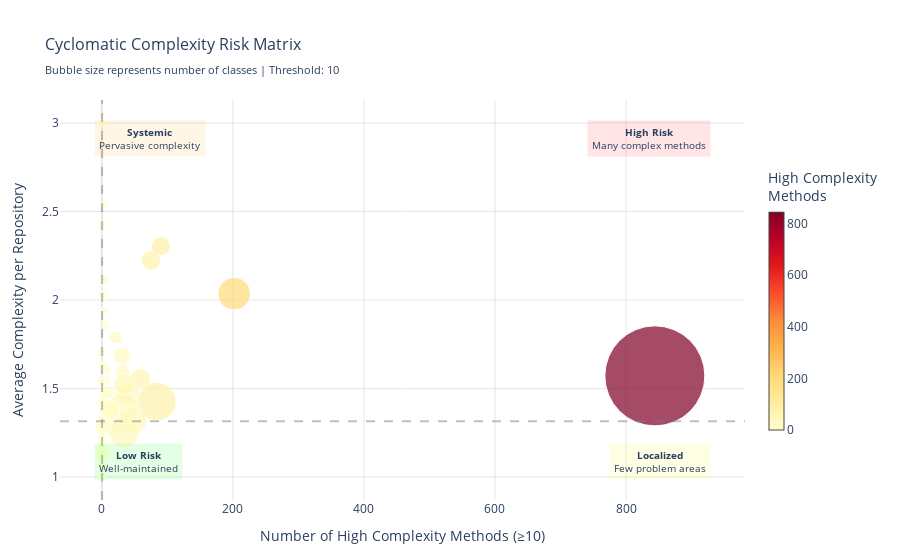

Notebook code for this chart:
### Code cell
import pandas as pd
import warnings
import plotly.graph_objects as go
import code_data_science.data_table as dt

warnings.simplefilter("ignore")

df = dt.read_csv("../samples/cyclomatic_complexity.csv")

# Filter the data frame to only include rows where repositoryPath contains
# a term in the repository_filter (case insensitive)
if len(repository_filter) > 0:
    df = df[
        df["repositoryPath"].str.contains("|".join(repository_filter), case=False)
    ]

# Exit early if there are no records and render a plot with a message
if len(df) == 0:
    fig = go.Figure()
    fig.add_annotation(
        text="No data available for the selected repositories",
        xref="paper",
        yref="paper",
        x=0.5,
        y=0.5,
        showarrow=False,
        font=dict(size=14)
    )
    fig.update_layout(
        xaxis=dict(visible=False),
        yaxis=dict(visible=False),
        margin=dict(l=0, r=0, t=60, b=60),
        title="Cyclomatic Complexity Risk Matrix"
    )
    fig.show(render="plotly_mimetype")
else:
    # Calculate metrics for each repository
    repo_metrics = df.groupby('repositoryPath').agg({
        'complexity': ['mean', 'count', lambda x: (x >= complexity_threshold).sum()]
    }).reset_index()
    
    # Flatten column names
    repo_metrics.columns = ['repository', 'avg_complexity', 'total_methods', 'high_complexity_methods']
    
    # Count unique classes per repository for bubble size
    classes_per_repo = df.groupby('repositoryPath')['className'].nunique().reset_index()
    classes_per_repo.columns = ['repository', 'num_classes']
    
    # Merge the metrics
    repo_metrics = repo_metrics.merge(classes_per_repo, on='repository')
    
    # Create the scatter plot
    fig = go.Figure()
    
    # Add scatter trace
    fig.add_trace(go.Scatter(
        x=repo_metrics['high_complexity_methods'],
        y=repo_metrics['avg_complexity'],
        mode='markers',
        marker=dict(
            size=repo_metrics['num_classes'],
            sizemode='area',
            sizeref=2.*max(repo_metrics['num_classes'])/(100.**2),
            sizemin=4,
            color=repo_metrics['high_complexity_methods'],
            colorscale='YlOrRd',
            showscale=True,
            colorbar=dict(
                title="High Complexity<br>Methods",
                thickness=15,
                len=0.7
            )
        ),
        text=repo_metrics['repository'],
        customdata=repo_metrics[['total_methods', 'num_classes']],
        hovertemplate=(
            '<b>%{text}</b><br>' +
            'Average Complexity: %{y:.2f}<br>' +
            'High Complexity Methods: %{x}<br>' +
            'Total Methods: %{customdata[0]}<br>' +
            'Number of Classes: %{customdata[1]}' +
            '<extra></extra>'
        )
    ))
    
    # Add quadrant lines
    # Calculate median values for quadrant boundaries
    median_high_complexity = repo_metrics['high_complexity_methods'].median()
    median_avg_complexity = repo_metrics['avg_complexity'].median()
    
    # Add vertical line at median high complexity methods
    fig.add_vline(
        x=median_high_complexity,
        line_dash="dash",
        line_color="gray",
        opacity=0.5
    )
    
    # Add horizontal line at median average complexity
    fig.add_hline(
        y=median_avg_complexity,
        line_dash="dash",
        line_color="gray",
        opacity=0.5
    )
    
    # Add quadrant labels
    annotations = [
        # High Risk (top right)
        dict(
            x=0.95,
            y=0.95,
            xref="paper",
            yref="paper",
            text="<b>High Risk</b><br>Many complex methods",
            showarrow=False,
            bgcolor="rgba(255,0,0,0.1)",
            borderpad=4,
            font=dict(size=10)
        ),
        # Systemic Complexity (top left)
        dict(
            x=0.05,
            y=0.95,
            xref="paper",
            yref="paper",
            text="<b>Systemic</b><br>Pervasive complexity",
            showarrow=False,
            bgcolor="rgba(255,165,0,0.1)",
            borderpad=4,
            font=dict(size=10)
        ),
        # Localized Issues (bottom right)
        dict(
            x=0.95,
            y=0.05,
            xref="paper",
            yref="paper",
            text="<b>Localized</b><br>Few problem areas",
            showarrow=False,
            bgcolor="rgba(255,255,0,0.1)",
            borderpad=4,
            font=dict(size=10)
        ),
        # Low Risk (bottom left)
        dict(
            x=0.05,
            y=0.05,
            xref="paper",
            yref="paper",
            text="<b>Low Risk</b><br>Well-maintained",
            showarrow=False,
            bgcolor="rgba(0,255,0,0.1)",
            borderpad=4,
            font=dict(size=10)
        )
    ]
    
    # Update layout
    fig.update_layout(
        title=dict(
            text=f"Cyclomatic Complexity Risk Matrix<br><sub>Bubble size represents number of classes | Threshold: {complexity_threshold}</sub>",
            font=dict(size=16)
        ),
        xaxis=dict(
            title="Number of High Complexity Methods (≥" + str(complexity_threshold) + ")",
            gridcolor='rgba(128,128,128,0.2)',
            showgrid=True,
            zeroline=True,
            zerolinecolor='rgba(128,128,128,0.2)'
        ),
        yaxis=dict(
            title="Average Complexity per Repository",
            gridcolor='rgba(128,128,128,0.2)',
            showgrid=True,
            zeroline=True,
            zerolinecolor='rgba(128,128,128,0.2)'
        ),
        margin=dict(l=60, r=120, t=100, b=60),
        plot_bgcolor='white',
        annotations=annotations,
        hovermode='closest'
    )
    
    # Show the figure
    fig.show(render="plotly_mimetype")

### Figure 1 — Plotly figure (JSON) as saved in the notebook; plotly's stock layout.template omitted (floating-point values rounded to 4 significant figures; data arrays with more than 128 entries replaced by an {"elided": "..."} marker saying what was removed)
{"data": [{"customdata": {"elided": "88x2 int values"}, "hovertemplate": "<b>%{text}</b><br>Average Complexity: %{y:.2f}<br>High Complexity Methods: %{x}<br>Total Methods: %{customdata[0]}<br>Number of Classes: %{customdata[1]}<extra></extra>", "marker": {"color": [0, 5, 1, 59, 0, 0, 3, 202, 4, 90, 75, 31, 3, 0, 2, 1, 0, 32, 32, 6, 8, 4, 18, 5, 10, 21, 7, 1, 1, 0, 0, 0, 0, 0, 0, 0, 0, 0, 0, 0, 0, 0, 0, 0, 0, 0, 0, 0, 0, 0, 0, 0, 0, 0, 0, 0, 0, 0, 0, 0, 0, 0, 2, 1, 0, 0, 42, 84, 5, 2, 48, 3, 3, 34, 34, 3, 844, 13, 1, 8, 35, 1, 3, 0, 0, 12, 0, 0], "colorbar": {"len": 0.7, "thickness": 15, "title": {"text": "High Complexity<br>Methods"}}, "colorscale": [[0, "rgb(255,255,204)"], [0.125, "rgb(255,237,160)"], [0.25, "rgb(254,217,118)"], [0.375, "rgb(254,178,76)"], [0.5, "rgb(253,141,60)"], [0.625, "rgb(252,78,42)"], [0.75, "rgb(227,26,28)"], [0.875, "rgb(189,0,38)"], [1, "rgb(128,0,38)"]], "showscale": true, "size": [1, 21, 91, 540, 16, 8, 15, 1403, 40, 467, 496, 384, 30, 1, 284, 80, 34, 514, 266, 48, 88, 35, 978, 200, 344, 222, 288, 153, 202, 4, 3, 3, 3, 6, 4, 5, 9, 8, 6, 5, 3, 4, 2, 9, 6, 4, 4, 4, 3, 2, 9, 3, 3, 4, 9, 5, 3, 4, 12, 19, 5, 206, 74, 13, 20, 46, 621, 1950, 156, 152, 959, 128, 70, 1188, 1273, 243, 13132, 525, 33, 283, 612, 41, 378, 222, 57, 526, 28, 52], "sizemin": 4, "sizemode": "area", "sizeref": 2.626}, "mode": "markers", "text": ["Netflix/awsobjectmapper", "Netflix/blitz4j", "Netflix/concurrency-limits", "Netflix/conductor", "Netflix/curator", "Netflix/dgs-codegen", "Netflix/frigga", "Netflix/hollow", "Netflix/mantis-api", "Netflix/metacat", "Netflix/photon", "Netflix/zuul", "nebula-plugins/nebula-dependency-recommender", "nebula-plugins/nebula-release-plugin", "spring-cloud/spring-cloud-app-broker", "spring-cloud/spring-cloud-bindings", "spring-cloud/spring-cloud-cloudfoundry", "spring-cloud/spring-cloud-config", "spring-cloud/spring-cloud-deployer", "spring-cloud/spring-cloud-deployer-cloudfoundry", "spring-cloud/spring-cloud-deployer-kubernetes", "spring-cloud/spring-cloud-deployer-local", "spring-cloud/spring-cloud-gateway", "spring-cloud/spring-cloud-netflix", "spring-cloud/spring-cloud-openfeign", "spring-cloud/spring-cloud-stream-binder-kafka", "spring-cloud/spring-cloud-task", "spring-cloud/spring-cloud-zookeeper", "spring-cloud/stream-applications", "spring-guides/gs-accessing-data-jpa", "spring-guides/gs-accessing-data-neo4j", "spring-guides/gs-accessing-gemfire-data-rest", "spring-guides/gs-accessing-neo4j-data-rest", "spring-guides/gs-actuator-service", "spring-guides/gs-authenticating-ldap", "spring-guides/gs-batch-processing", "spring-guides/gs-centralized-configuration", "spring-guides/gs-crud-with-vaadin", "spring-guides/gs-graphql-server", "spring-guides/gs-handling-form-submission", "spring-guides/gs-integration", "spring-guides/gs-managing-transactions", "spring-guides/gs-messaging-redis", "spring-guides/gs-multi-module", "spring-guides/gs-rest-hateoas", "spring-guides/gs-rest-service", "spring-guides/gs-scheduling-tasks", "spring-guides/gs-serving-web-content", "spring-guides/gs-spring-boot-for-azure", "spring-guides/gs-spring-boot-kubernetes", "spring-guides/gs-spring-cloud-stream", "spring-guides/gs-spring-cloud-task", "spring-guides/gs-tanzu-observability", "spring-guides/gs-testing-restdocs", "spring-guides/gs-uploading-files", "spring-guides/gs-validating-form-input", "spring-guides/gs-vault-config", "spring-guides/top-spring-on-kubernetes", "spring-guides/tut-rest", "spring-guides/tut-spring-security-and-angular-js", "spring-projects-experimental/spring-batch-experimental", "spring-projects-experimental/spring-cloud-sleuth-otel", "spring-projects-experimental/spring-cloud-square", "spring-projects-experimental/spring-openapi-aggregator", "spring-projects-experimental/spring-retrosocket", "spring-projects/spring-amqp-samples", "spring-projects/spring-authorization-server", "spring-projects/spring-batch", "spring-projects/spring-batch-extensions", "spring-projects/spring-checkpoint-restore-smoke-tests", "spring-projects/spring-data-elasticsearch", "spring-projects/spring-data-keyvalue", "spring-projects/spring-data-ldap", "spring-projects/spring-data-redis", "spring-projects/spring-data-relational", "spring-projects/spring-data-release", "spring-projects/spring-framework", "spring-projects/spring-hateoas", "spring-projects/spring-hateoas-examples", "spring-projects/spring-integration-samples", "spring-projects/spring-ldap", "spring-projects/spring-petclinic", "spring-projects/spring-restdocs", "spring-projects/spring-session-data-geode", "spring-projects/spring-session-data-mongodb", "spring-projects/spring-vault", "spring-projects/spring-webflow-samples", "spring-projects/spring-ws-samples"], "type": "scatter", "x": [0, 5, 1, 59, 0, 0, 3, 202, 4, 90, 75, 31, 3, 0, 2, 1, 0, 32, 32, 6, 8, 4, 18, 5, 10, 21, 7, 1, 1, 0, 0, 0, 0, 0, 0, 0, 0, 0, 0, 0, 0, 0, 0, 0, 0, 0, 0, 0, 0, 0, 0, 0, 0, 0, 0, 0, 0, 0, 0, 0, 0, 0, 2, 1, 0, 0, 42, 84, 5, 2, 48, 3, 3, 34, 34, 3, 844, 13, 1, 8, 35, 1, 3, 0, 0, 12, 0, 0], "y": [2.429, 2.538, 1.344, 1.556, 1.702, 1, 2.1, 2.036, 2.115, 2.305, 2.223, 1.684, 2.013, 3, 1.153, 1.37, 1.177, 1.466, 1.595, 1.855, 1.607, 1.939, 1.313, 1.412, 1.393, 1.788, 1.34, 1.429, 1.311, 1, 1.1, 1, 1, 1, 1, 1.077, 1, 1.067, 1, 1, 1, 1.625, 1.125, 1, 1, 1, 1, 1, 1, 1, 1, 1, 1, 1, 1.383, 1.062, 1, 1, 1.219, 1.102, 1.419, 1.272, 1.466, 2.032, 1.429, 1.104, 1.469, 1.426, 1.392, 1.214, 1.318, 1.257, 1.634, 1.252, 1.388, 1.54, 1.571, 1.369, 1.223, 1.479, 1.524, 1.409, 1.296, 1.129, 1.237, 1.379, 1.179, 1.33]}], "layout": {"annotations": [{"bgcolor": "rgba(255,0,0,0.1)", "borderpad": 4, "font": {"size": 10}, "showarrow": false, "text": "<b>High Risk</b><br>Many complex methods", "x": 0.95, "xref": "paper", "y": 0.95, "yref": "paper"}, {"bgcolor": "rgba(255,165,0,0.1)", "borderpad": 4, "font": {"size": 10}, "showarrow": false, "text": "<b>Systemic</b><br>Pervasive complexity", "x": 0.05, "xref": "paper", "y": 0.95, "yref": "paper"}, {"bgcolor": "rgba(255,255,0,0.1)", "borderpad": 4, "font": {"size": 10}, "showarrow": false, "text": "<b>Localized</b><br>Few problem areas", "x": 0.95, "xref": "paper", "y": 0.05, "yref": "paper"}, {"bgcolor": "rgba(0,255,0,0.1)", "borderpad": 4, "font": {"size": 10}, "showarrow": false, "text": "<b>Low Risk</b><br>Well-maintained", "x": 0.05, "xref": "paper", "y": 0.05, "yref": "paper"}], "hovermode": "closest", "margin": {"b": 60, "l": 60, "r": 120, "t": 100}, "plot_bgcolor": "white", "shapes": [{"line": {"color": "gray", "dash": "dash"}, "opacity": 0.5, "type": "line", "x0": 0.5, "x1": 0.5, "xref": "x", "y0": 0, "y1": 1, "yref": "y domain"}, {"line": {"color": "gray", "dash": "dash"}, "opacity": 0.5, "type": "line", "x0": 0, "x1": 1, "xref": "x domain", "y0": 1.315, "y1": 1.315, "yref": "y"}], "title": {"font": {"size": 16}, "text": "Cyclomatic Complexity Risk Matrix<br><sub>Bubble size represents number of classes | Threshold: 10</sub>"}, "xaxis": {"gridcolor": "rgba(128,128,128,0.2)", "showgrid": true, "title": {"text": "Number of High Complexity Methods (≥10)"}, "zeroline": true, "zerolinecolor": "rgba(128,128,128,0.2)"}, "yaxis": {"gridcolor": "rgba(128,128,128,0.2)", "showgrid": true, "title": {"text": "Average Complexity per Repository"}, "zeroline": true, "zerolinecolor": "rgba(128,128,128,0.2)"}}}
